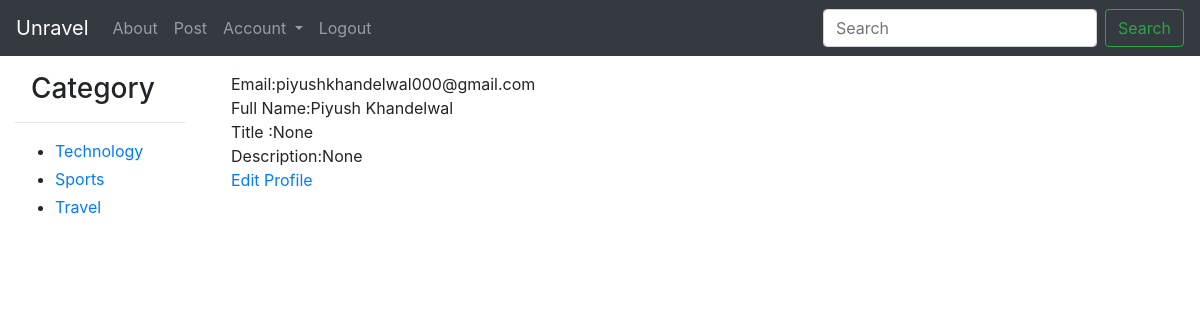
The app's page /author/profile/ (signed in), older data.
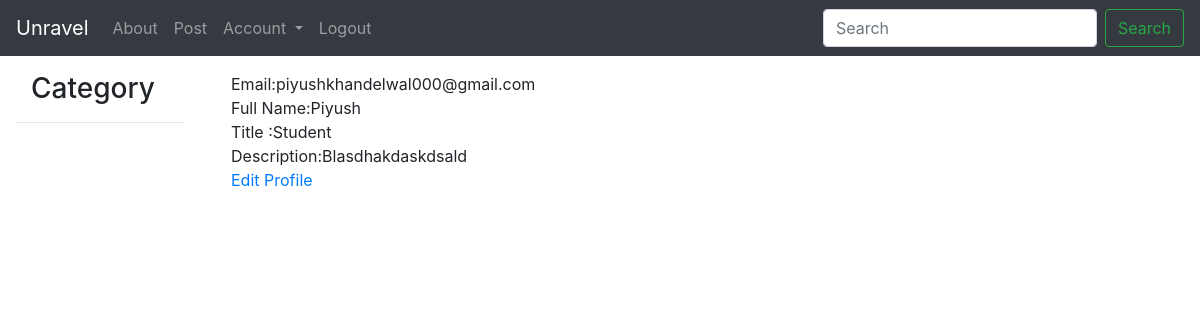
The same page, newer data.
### categories/models.py (models this page shows, shortened)
class Category(models.Model):
	title		= models.CharField(max_length= 40,unique= True)
	slug		= models.SlugField(blank= True,unique= True)
	created		= models.DateTimeField(auto_now= True)
	def get_absolute_url(self):
		return reverse('category',kwargs={'slug':self.slug})

### accounts/models.py (models this page shows, shortened)
class User(AbstractBaseUser):
	email 		= models.EmailField(max_length=255,unique=True)
	full_name 	= models.CharField(max_length=255)
	active		= models.BooleanField(default= True) # Can Login pr Not?
	admin		= models.BooleanField(default=False) # Superuser
	timestamp	= models.DateTimeField(auto_now_add=True)
	USERNAME_FIELD  = 'email'
	REQUIRED_FIELDS = ['full_name']
	objects = UserManager()
	@property
	def is_active(self):
		return self.active

### authorprofile/models.py (models this page shows, shortened)
class AuthorProfile(models.Model):
	author 				= models.OneToOneField(User, on_delete=models.CASCADE,related_name='authorProfile')
	title				= models.CharField(max_length=200,blank=True)
	description			= models.TextField(blank=True)
	image				= models.ImageField(upload_to=upload_image_path,blank=True)

### authorprofile/views.py (the view)
class AuthorDetailView(LoginRequiredMixin,TemplateView):
	template_name = 'authorprofile/author_detail.html'
	def get_context_data(self, **kwargs):
		context = super(AuthorDetailView, self).get_context_data(**kwargs)
		user = self.request.user
		try:
			instance = AuthorProfile.objects.get(author=user)
		except AuthorProfile.DoesNotExist:
			return http404('Profile Not found ')
		except Product.MultipleObjectsReturned:
			qs=AuthorProfile.objects.filter(author=user)
			instance =qs.first()
		if instance.title is '' or instance.description is '' or user.full_name is '' :
			info = 'Please navigate to <a href={edit}>EditProfile</a> and fill your details.'.format(edit=reverse_lazy('authorProfile:edit_author'))
			print("yo")
		else:
			info = ''
			print("yoyooo")
		context ={
		'instance':instance,
		'full_name':user.full_name,
		'email': user.email,
		'info':info
		}
		return context

### categories/templatetags/category_list.py (called while the page is built)
@register.inclusion_tag('snippets/category_list.html')
def category_list():
	list = Category.objects.all()
	return{"list":list}

### authorprofile/templates/authorprofile/author_detail.html (shortened to what this page needs)
{% extends 'base.html' %}
{% block content %}
Email:{{email}}<br>
Full Name:{{full_name}}<br>
Title :{{instance.title}}<br>
Description:{{instance.description}}<br>
<a class="profileeditlink" href="{% url 'authorProfile:edit_author' %}">Edit Profile</a>
{% endblock content %}

### categories/templates/snippets/category_list.html
<h3 class="ml-3">Category</h3>
<hr>
<ul>
{% for obj in list %}
	<li class="my-1"> <a href="{{ obj.get_absolute_url }}">{{obj.title}}</a></li>
{% endfor%}
</ul>

Row changes from the older to the newer data that the page shows:
removed Category: title "Technology"
removed Category: title "Sports"
removed Category: title "Travel"
no longer on this page (row edited): AuthorProfile: title "None", description "None"
changed User "piyushkhandelwal000@gmail.com": full_name "Piyush Khandelwal" → "Piyush"
now on this page (row edited): AuthorProfile: title "Student", description "Blasdhakdaskdsald"
